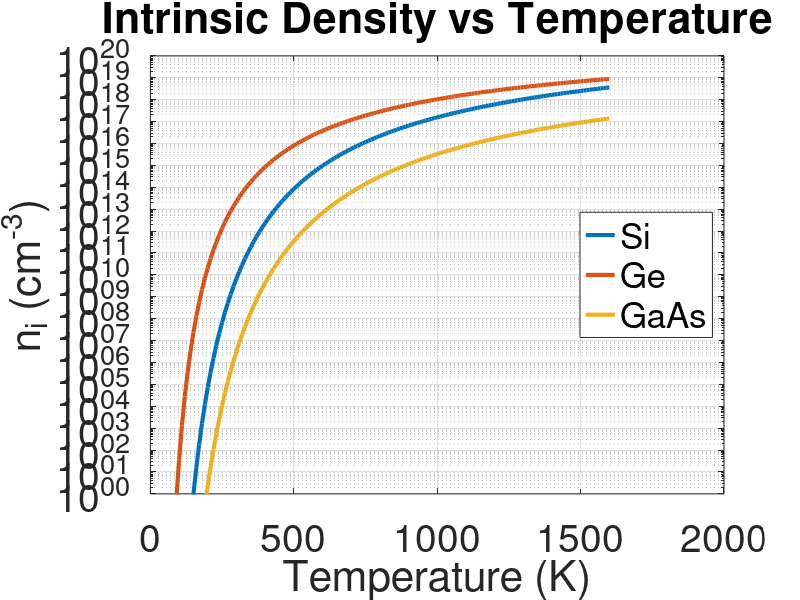

This figure's MATLAB source:
%2h askisi Domis!
clc
clear
close all

%Thermokrasia se Kelvin, xekina apo kati megalitero apo miden 
% (h diairesi me to miden den einai kali edo), exi 80 bimata, mikous 10 K

T = eps:10:1600;
%Statheres endogenwn imiagwgwn se cm^(-3) * K^(-3/2), Si, Ge, GaAs 
%antistoixa

A_Si = 3.2841*10^15;
A_Ge = 1.52*10^15;
A_GaAs = 3.49*10^14;

%Energiako diakeno kathe imiagwgou Si, Ge, GaAs antistixa se
%eV(=1,6x10^19 Joule)

Eg_Si = 1.12;
Eg_Ge = 0.66;
Eg_GaAs = 1.4;

%Stathera Boltzmann se eV/K

kB = 8.62/10^5;

%Endogenis Piknotita

%Exps 

e_Si = exp(-(Eg_Si./(T*(2*kB))));
e_Ge = exp(-(Eg_Ge./(T*(2*kB))));
e_GaAS = exp(-(Eg_GaAs./(T*(2*kB))));

%Calculations
ni_Si = A_Si.*T.^(3/2).*e_Si;
ni_Ge = A_Ge.*T.^(3/2).*e_Ge;
ni_GaAs = A_GaAs.*T.^(3/2).*e_GaAS;

%Creating Diagram
semilogy(T,ni_Si,'Color','#0072BD', 'LineWidth',3) %https://www.mathworks.com/help/matlab/creating_plots/specify-plot-colors.html
hold on
semilogy(T, ni_Ge, 'Color','#D95319','LineWidth',3)
semilogy(T, ni_GaAs, 'Color', '#EDB120', 'LineWidth',3)
hold off

ylim([1 10^20]) %https://www.mathworks.com/help/matlab/creating_plots/change-axis-limits-of-graph.html

grid on

set(gca,'fontsize',28)

title('Intrinsic Density vs Temperature')

legend('Si','Ge','GaAs', 'Location','east')

xlabel('Temperature (K)')

ylabel('n_i (cm^-^3)') % to anakalipsa tixaia


